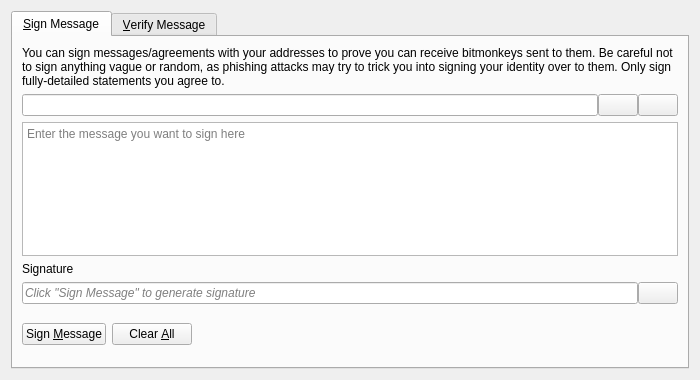
<?xml version="1.0" encoding="UTF-8"?>
<ui version="4.0">
 <class>SignVerifyMessageDialog</class>
 <widget class="QDialog" name="SignVerifyMessageDialog">
  <property name="geometry">
   <rect>
    <x>0</x>
    <y>0</y>
    <width>700</width>
    <height>380</height>
   </rect>
  </property>
  <property name="windowTitle">
   <string>Signatures - Sign / Verify a Message</string>
  </property>
  <property name="modal">
   <bool>true</bool>
  </property>
  <layout class="QVBoxLayout" name="verticalLayout">
   <item>
    <widget class="QTabWidget" name="tabWidget">
     <property name="currentIndex">
      <number>0</number>
     </property>
     <widget class="QWidget" name="tabSignMessage">
      <attribute name="title">
       <string>&amp;Sign Message</string>
      </attribute>
      <layout class="QVBoxLayout" name="verticalLayout_SM">
       <item>
        <widget class="QLabel" name="infoLabel_SM">
         <property name="text">
          <string>You can sign messages/agreements with your addresses to prove you can receive bitmonkeys sent to them. Be careful not to sign anything vague or random, as phishing attacks may try to trick you into signing your identity over to them. Only sign fully-detailed statements you agree to.</string>
         </property>
         <property name="textFormat">
          <enum>Qt::PlainText</enum>
         </property>
         <property name="wordWrap">
          <bool>true</bool>
         </property>
        </widget>
       </item>
       <item>
        <layout class="QHBoxLayout" name="horizontalLayout_1_SM">
         <property name="spacing">
          <number>0</number>
         </property>
         <item>
          <widget class="QValidatedLineEdit" name="addressIn_SM">
           <property name="toolTip">
            <string>The Bitmonkey address to sign the message with</string>
           </property>
          </widget>
         </item>
         <item>
          <widget class="QPushButton" name="addressBookButton_SM">
           <property name="toolTip">
            <string>Choose previously used address</string>
           </property>
           <property name="text">
            <string/>
           </property>
           <property name="icon">
            <iconset resource="../bitcoin.qrc">
             <normaloff>:/icons/address-book</normaloff>:/icons/address-book</iconset>
           </property>
           <property name="shortcut">
            <string>Alt+A</string>
           </property>
           <property name="autoDefault">
            <bool>false</bool>
           </property>
          </widget>
         </item>
         <item>
          <widget class="QPushButton" name="pasteButton_SM">
           <property name="toolTip">
            <string>Paste address from clipboard</string>
           </property>
           <property name="text">
            <string/>
           </property>
           <property name="icon">
            <iconset resource="../bitcoin.qrc">
             <normaloff>:/icons/editpaste</normaloff>:/icons/editpaste</iconset>
           </property>
           <property name="shortcut">
            <string>Alt+P</string>
           </property>
           <property name="autoDefault">
            <bool>false</bool>
           </property>
          </widget>
         </item>
        </layout>
       </item>
       <item>
        <widget class="QPlainTextEdit" name="messageIn_SM">
         <property name="toolTip">
          <string>Enter the message you want to sign here</string>
         </property>
         <property name="placeholderText">
          <string>Enter the message you want to sign here</string>
         </property>
        </widget>
       </item>
       <item>
        <widget class="QLabel" name="signatureLabel_SM">
         <property name="text">
          <string>Signature</string>
         </property>
         <property name="textFormat">
          <enum>Qt::PlainText</enum>
         </property>
        </widget>
       </item>
       <item>
        <layout class="QHBoxLayout" name="horizontalLayout_2_SM">
         <property name="spacing">
          <number>0</number>
         </property>
         <item>
          <widget class="QLineEdit" name="signatureOut_SM">
           <property name="placeholderText">
            <string>Click "Sign Message" to generate signature</string>
           </property>
           <property name="font">
            <font>
             <italic>true</italic>
            </font>
           </property>
           <property name="readOnly">
            <bool>true</bool>
           </property>
          </widget>
         </item>
         <item>
          <widget class="QPushButton" name="copySignatureButton_SM">
           <property name="toolTip">
            <string>Copy the current signature to the system clipboard</string>
           </property>
           <property name="text">
            <string/>
           </property>
           <property name="icon">
            <iconset resource="../bitcoin.qrc">
             <normaloff>:/icons/editcopy</normaloff>:/icons/editcopy</iconset>
           </property>
           <property name="autoDefault">
            <bool>false</bool>
           </property>
          </widget>
         </item>
        </layout>
       </item>
       <item>
        <layout class="QHBoxLayout" name="horizontalLayout_3_SM">
         <item>
          <widget class="QPushButton" name="signMessageButton_SM">
           <property name="toolTip">
            <string>Sign the message to prove you own this Bitmonkey address</string>
           </property>
           <property name="text">
            <string>Sign &amp;Message</string>
           </property>
           <property name="icon">
            <iconset resource="../bitcoin.qrc">
             <normaloff>:/icons/edit</normaloff>:/icons/edit</iconset>
           </property>
           <property name="autoDefault">
            <bool>false</bool>
           </property>
          </widget>
         </item>
         <item>
          <widget class="QPushButton" name="clearButton_SM">
           <property name="toolTip">
            <string>Reset all sign message fields</string>
           </property>
           <property name="text">
            <string>Clear &amp;All</string>
           </property>
           <property name="icon">
            <iconset resource="../bitcoin.qrc">
             <normaloff>:/icons/remove</normaloff>:/icons/remove</iconset>
           </property>
           <property name="autoDefault">
            <bool>false</bool>
           </property>
          </widget>
         </item>
         <item>
          <spacer name="horizontalSpacer_1_SM">
           <property name="orientation">
            <enum>Qt::Horizontal</enum>
           </property>
           <property name="sizeHint" stdset="0">
            <size>
             <width>40</width>
             <height>48</height>
            </size>
           </property>
          </spacer>
         </item>
         <item>
          <widget class="QLabel" name="statusLabel_SM">
           <property name="font">
            <font>
             <weight>75</weight>
             <bold>true</bold>
            </font>
           </property>
           <property name="text">
            <string/>
           </property>
           <property name="wordWrap">
            <bool>true</bool>
           </property>
          </widget>
         </item>
         <item>
          <spacer name="horizontalSpacer_2_SM">
           <property name="orientation">
            <enum>Qt::Horizontal</enum>
           </property>
           <property name="sizeHint" stdset="0">
            <size>
             <width>40</width>
             <height>48</height>
            </size>
           </property>
          </spacer>
         </item>
        </layout>
       </item>
      </layout>
     </widget>
     <widget class="QWidget" name="tabVerifyMessage">
      <attribute name="title">
       <string>&amp;Verify Message</string>
      </attribute>
      <layout class="QVBoxLayout" name="verticalLayout_VM">
       <item>
        <widget class="QLabel" name="infoLabel_VM">
         <property name="text">
          <string>Enter the receiver's address, message (ensure you copy line breaks, spaces, tabs, etc. exactly) and signature below to verify the message. Be careful not to read more into the signature than what is in the signed message itself, to avoid being tricked by a man-in-the-middle attack. Note that this only proves the signing party receives with the address, it cannot prove sendership of any transaction!</string>
         </property>
         <property name="textFormat">
          <enum>Qt::PlainText</enum>
         </property>
         <property name="alignment">
          <set>Qt::AlignLeading|Qt::AlignLeft|Qt::AlignTop</set>
         </property>
         <property name="wordWrap">
          <bool>true</bool>
         </property>
        </widget>
       </item>
       <item>
        <layout class="QHBoxLayout" name="horizontalLayout_1_VM">
         <property name="spacing">
          <number>0</number>
         </property>
         <item>
          <widget class="QValidatedLineEdit" name="addressIn_VM">
           <property name="toolTip">
            <string>The Bitmonkey address the message was signed with</string>
           </property>
          </widget>
         </item>
         <item>
          <widget class="QPushButton" name="addressBookButton_VM">
           <property name="toolTip">
            <string>Choose previously used address</string>
           </property>
           <property name="text">
            <string/>
           </property>
           <property name="icon">
            <iconset resource="../bitcoin.qrc">
             <normaloff>:/icons/address-book</normaloff>:/icons/address-book</iconset>
           </property>
           <property name="shortcut">
            <string>Alt+A</string>
           </property>
           <property name="autoDefault">
            <bool>false</bool>
           </property>
          </widget>
         </item>
        </layout>
       </item>
       <item>
        <widget class="QPlainTextEdit" name="messageIn_VM">
          <property name="toolTip">
            <string>The signed message to verify</string>
          </property>
          <property name="placeholderText">
            <string>The signed message to verify</string>
          </property>
        </widget>
       </item>
       <item>
        <widget class="QValidatedLineEdit" name="signatureIn_VM">
          <property name="toolTip">
            <string>The signature given when the message was signed</string>
          </property>
          <property name="placeholderText">
            <string>The signature given when the message was signed</string>
          </property>
        </widget>
       </item>
       <item>
        <layout class="QHBoxLayout" name="horizontalLayout_2_VM">
         <item>
          <widget class="QPushButton" name="verifyMessageButton_VM">
           <property name="toolTip">
            <string>Verify the message to ensure it was signed with the specified Bitmonkey address</string>
           </property>
           <property name="text">
            <string>Verify &amp;Message</string>
           </property>
           <property name="icon">
            <iconset resource="../bitcoin.qrc">
             <normaloff>:/icons/transaction_0</normaloff>:/icons/transaction_0</iconset>
           </property>
           <property name="autoDefault">
            <bool>false</bool>
           </property>
          </widget>
         </item>
         <item>
          <widget class="QPushButton" name="clearButton_VM">
           <property name="toolTip">
            <string>Reset all verify message fields</string>
           </property>
           <property name="text">
            <string>Clear &amp;All</string>
           </property>
           <property name="icon">
            <iconset resource="../bitcoin.qrc">
             <normaloff>:/icons/remove</normaloff>:/icons/remove</iconset>
           </property>
           <property name="autoDefault">
            <bool>false</bool>
           </property>
          </widget>
         </item>
         <item>
          <spacer name="horizontalSpacer_1_VM">
           <property name="orientation">
            <enum>Qt::Horizontal</enum>
           </property>
           <property name="sizeHint" stdset="0">
            <size>
             <width>40</width>
             <height>48</height>
            </size>
           </property>
          </spacer>
         </item>
         <item>
          <widget class="QLabel" name="statusLabel_VM">
           <property name="font">
            <font>
             <weight>75</weight>
             <bold>true</bold>
            </font>
           </property>
           <property name="text">
            <string/>
           </property>
           <property name="wordWrap">
            <bool>true</bool>
           </property>
          </widget>
         </item>
         <item>
          <spacer name="horizontalSpacer_2_VM">
           <property name="orientation">
            <enum>Qt::Horizontal</enum>
           </property>
           <property name="sizeHint" stdset="0">
            <size>
             <width>40</width>
             <height>48</height>
            </size>
           </property>
          </spacer>
         </item>
        </layout>
       </item>
      </layout>
     </widget>
    </widget>
   </item>
  </layout>
 </widget>
 <customwidgets>
  <customwidget>
   <class>QValidatedLineEdit</class>
   <extends>QLineEdit</extends>
   <header>qt/qvalidatedlineedit.h</header>
  </customwidget>
 </customwidgets>
 <resources>
  <include location="../bitcoin.qrc"/>
 </resources>
 <connections/>
</ui>
